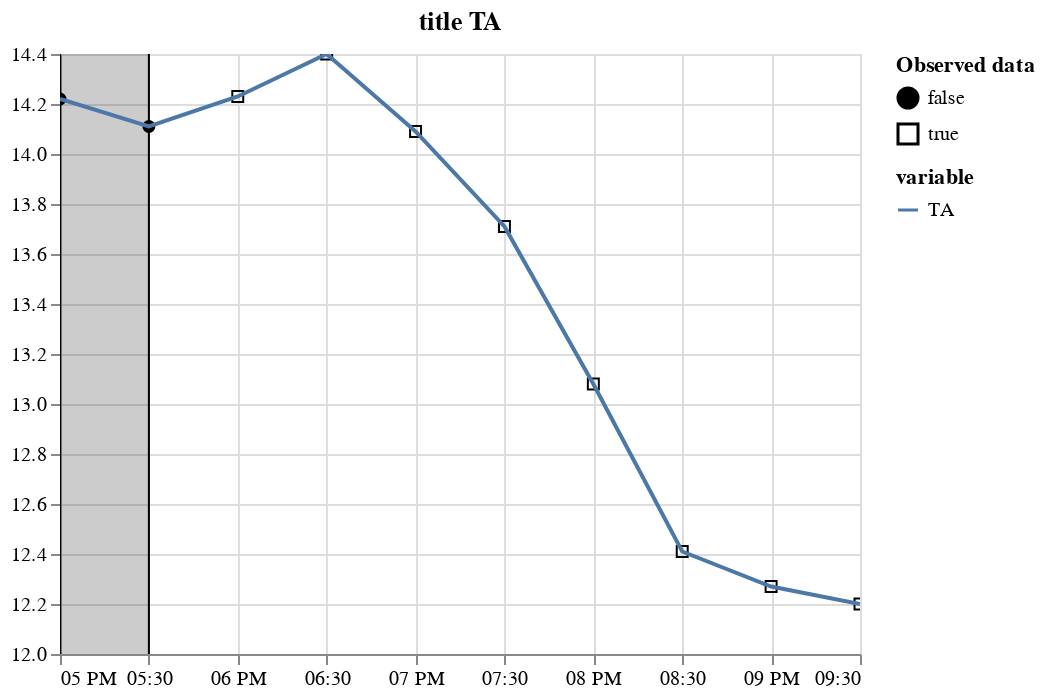

This figure's notebook cell:
### Code cell
plot_variable(m_df.tidy(), "TA", title="title TA")

### Figure 1 — Vega-Lite specification as saved in the notebook (floating-point values rounded to 4 significant figures)
{"config": {"view": {"continuousWidth": 400, "continuousHeight": 300}}, "layer": [{"data": {"name": "data-f32fcef9aaeabb827290b71944d893e2"}, "mark": {"type": "point", "color": "black", "fillOpacity": 1, "strokeWidth": 1}, "encoding": {"fill": {"field": "is_present", "legend": {"title": ["Observed data"]}, "scale": {"range": ["black", "#ffffff00"]}, "type": "nominal"}, "shape": {"field": "is_present", "type": "nominal"}, "x": {"axis": {"domain": true, "labels": true, "ticks": true, "title": "time"}, "field": "time", "type": "temporal"}, "y": {"field": "value", "scale": {"zero": false}, "title": "", "type": "quantitative"}}}, {"layer": [{"mark": "rule", "encoding": {"x": {"axis": {"domain": false, "labels": false, "ticks": false, "title": null}, "field": "gap_start", "type": "temporal"}}}, {"mark": "rule", "encoding": {"x": {"axis": {"domain": false, "labels": false, "ticks": false, "title": null}, "field": "gap_end", "type": "temporal"}}}, {"mark": {"type": "rect", "color": "black", "opacity": 0.2}, "encoding": {"x": {"axis": {"domain": false, "labels": false, "ticks": false, "title": null}, "field": "gap_start", "type": "temporal"}, "x2": {"field": "gap_end"}}}], "data": {"name": "data-6a3d66586038851ee63af4299d7783ff"}}, {"data": {"name": "data-f32fcef9aaeabb827290b71944d893e2"}, "mark": "line", "encoding": {"color": {"field": "variable", "type": "nominal"}, "x": {"field": "time", "type": "temporal"}, "y": {"field": "value", "scale": {"zero": false}, "title": "", "type": "quantitative"}}, "name": "view_1"}], "params": [{"name": "param_6", "select": {"type": "interval"}, "bind": "scales", "views": ["view_1"]}], "title": "title TA", "$schema": "https://vega.github.io/schema/vega-lite/v5.2.0.json", "datasets": {"data-f32fcef9aaeabb827290b71944d893e2": [{"time": "2000-06-15T17:00:00", "variable": "TA", "value": 14.22, "is_present": false}, {"time": "2000-06-15T17:30:00", "variable": "TA", "value": 14.11, "is_present": false}, {"time": "2000-06-15T18:00:00", "variable": "TA", "value": 14.23, "is_present": true}, {"time": "2000-06-15T18:30:00", "variable": "TA", "value": 14.4, "is_present": true}, {"time": "2000-06-15T19:00:00", "variable": "TA", "value": 14.09, "is_present": true}, {"time": "2000-06-15T19:30:00", "variable": "TA", "value": 13.71, "is_present": true}, {"time": "2000-06-15T20:00:00", "variable": "TA", "value": 13.08, "is_present": true}, {"time": "2000-06-15T20:30:00", "variable": "TA", "value": 12.41, "is_present": true}, {"time": "2000-06-15T21:00:00", "variable": "TA", "value": 12.27, "is_present": true}, {"time": "2000-06-15T21:30:00", "variable": "TA", "value": 12.2, "is_present": true}], "data-6a3d66586038851ee63af4299d7783ff": [{"gap_start": "2000-06-15T17:00:00", "gap_end": "2000-06-15T17:30:00"}]}}
